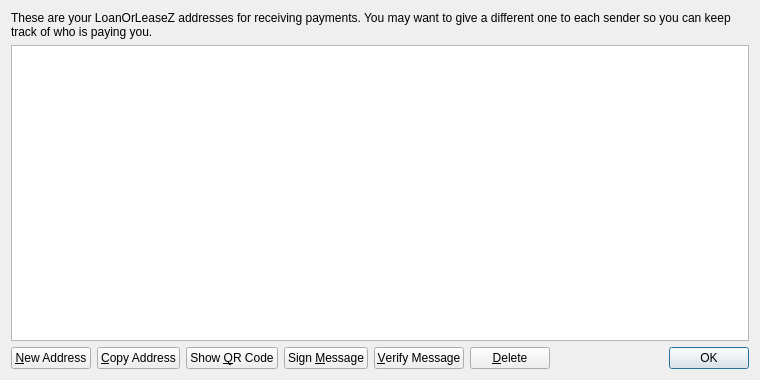
<?xml version="1.0" encoding="UTF-8"?>
<ui version="4.0">
 <class>AddressBookPage</class>
 <widget class="QWidget" name="AddressBookPage">
  <property name="geometry">
   <rect>
    <x>0</x>
    <y>0</y>
    <width>760</width>
    <height>380</height>
   </rect>
  </property>
  <property name="windowTitle">
   <string>Address Book</string>
  </property>
  <layout class="QVBoxLayout" name="verticalLayout">
   <item>
    <widget class="QLabel" name="labelExplanation">
     <property name="text">
      <string>These are your LoanOrLeaseZ addresses for receiving payments. You may want to give a different one to each sender so you can keep track of who is paying you.</string>
     </property>
     <property name="textFormat">
      <enum>Qt::PlainText</enum>
     </property>
     <property name="wordWrap">
      <bool>true</bool>
     </property>
    </widget>
   </item>
   <item>
    <widget class="QTableView" name="tableView">
     <property name="contextMenuPolicy">
      <enum>Qt::CustomContextMenu</enum>
     </property>
     <property name="toolTip">
      <string>Double-click to edit address or label</string>
     </property>
     <property name="tabKeyNavigation">
      <bool>false</bool>
     </property>
     <property name="selectionMode">
      <enum>QAbstractItemView::SingleSelection</enum>
     </property>
     <property name="selectionBehavior">
      <enum>QAbstractItemView::SelectRows</enum>
     </property>
     <property name="sortingEnabled">
      <bool>true</bool>
     </property>
     <attribute name="verticalHeaderVisible">
      <bool>false</bool>
     </attribute>
    </widget>
   </item>
   <item>
    <layout class="QHBoxLayout" name="horizontalLayout">
     <item>
      <widget class="QPushButton" name="newAddressButton">
       <property name="toolTip">
        <string>Create a new address</string>
       </property>
       <property name="text">
        <string>&amp;New Address</string>
       </property>
      </widget>
     </item>
     <item>
      <widget class="QPushButton" name="copyToClipboard">
       <property name="toolTip">
        <string>Copy the currently selected address to the system clipboard</string>
       </property>
       <property name="text">
        <string>&amp;Copy Address</string>
       </property>
      </widget>
     </item>
     <item>
      <widget class="QPushButton" name="showQRCode">
       <property name="text">
        <string>Show &amp;QR Code</string>
       </property>
      </widget>
     </item>
     <item>
      <widget class="QPushButton" name="signMessage">
       <property name="toolTip">
        <string>Sign a message to prove you own a LoanOrLeaseZ address</string>
       </property>
       <property name="text">
        <string>Sign &amp;Message</string>
       </property>
      </widget>
     </item>
     <item>
      <widget class="QPushButton" name="verifyMessage">
       <property name="toolTip">
        <string>Verify a message to ensure it was signed with a specified LoanOrLeaseZ address</string>
       </property>
       <property name="text">
        <string>&amp;Verify Message</string>
       </property>
      </widget>
     </item>
     <item>
      <widget class="QPushButton" name="deleteButton">
       <property name="toolTip">
        <string>Delete the currently selected address from the list</string>
       </property>
       <property name="text">
        <string>&amp;Delete</string>
       </property>
      </widget>
     </item>
     <item>
      <spacer name="horizontalSpacer">
       <property name="orientation">
        <enum>Qt::Horizontal</enum>
       </property>
       <property name="sizeHint" stdset="0">
        <size>
         <width>40</width>
         <height>20</height>
        </size>
       </property>
      </spacer>
     </item>
     <item>
      <widget class="QDialogButtonBox" name="buttonBox">
       <property name="sizePolicy">
        <sizepolicy hsizetype="Maximum" vsizetype="Fixed">
         <horstretch>0</horstretch>
         <verstretch>0</verstretch>
        </sizepolicy>
       </property>
       <property name="standardButtons">
        <set>QDialogButtonBox::Ok</set>
       </property>
      </widget>
     </item>
    </layout>
   </item>
  </layout>
 </widget>
 <resources>
  <include location="../bitcoin.qrc"/>
 </resources>
 <connections/>
</ui>
